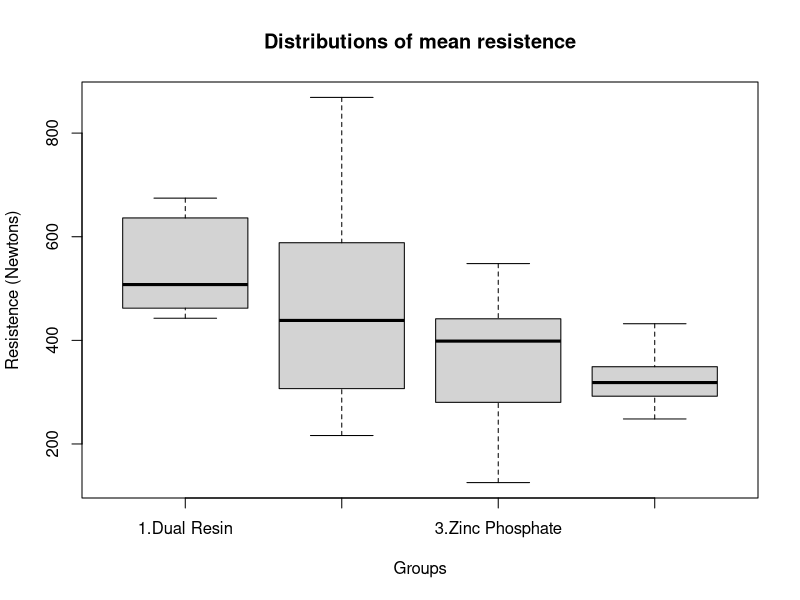

Reproduce this figure in R.
###################
# endocrown.R
##########################################################################
# Data Dictionary
# MF = Maxim Force
# Group I..: Cemented with Dual resin cement;
# Group II.: Cemented with chemical polymerization resin cement;
# Group III: cemented with zinc phosphate;
# Group IV.: cemented with conventional glass ionomer.
########################################################################## 

# Clean environment
rm(list=ls())

# Loading Database
endocrown <- structure(list(MF = c(462.14, 674.48, 621.50, 482.82, 442.69, 446.33, 470.64, 636.26, 645.99, 532.60,
                                   588.39, 216.30, 868.92, 254.70, 329.48, 489.48, 569.48, 387.44, 805.34, 306.82,
                                   280.35, 548.16, 253.62, 339.64, 125.46, 441.57, 428.71, 412.54, 384.55, 531.23, 
                                   324.83, 432.06, 385.27, 302.79, 349.11, 248.29, 258.28, 314.84, 292.23, 322.27),
                            GR = c("1.Dual Resin", "1.Dual Resin", "1.Dual Resin", "1.Dual Resin", "1.Dual Resin", "1.Dual Resin", "1.Dual Resin", "1.Dual Resin", "1.Dual Resin", "1.Dual Resin",
                                  "2. Chemical Polym. Resin", "2. Chemical Polym. Resin", "2. Chemical Polym. Resin", "2. Chemical Polym. Resin", "2. Chemical Polym. Resin", "2. Chemical Polym. Resin", "2. Chemical Polym. Resin", "2. Chemical Polym. Resin", "2. Chemical Polym. Resin", "2. Chemical Polym. Resin",  
                                  "3.Zinc Phosphate", "3.Zinc Phosphate", "3.Zinc Phosphate", "3.Zinc Phosphate", "3.Zinc Phosphate", "3.Zinc Phosphate", "3.Zinc Phosphate", "3.Zinc Phosphate", "3.Zinc Phosphate", "3.Zinc Phosphate", 
                                  "4. Convent.Glass Ionomer", "4. Convent.Glass Ionomer", "4. Convent.Glass Ionomer", "4. Convent.Glass Ionomer", "4. Convent.Glass Ionomer", "4. Convent.Glass Ionomer", "4. Convent.Glass Ionomer", "4. Convent.Glass Ionomer", "4. Convent.Glass Ionomer", "4. Convent.Glass Ionomer")),
                        .Names = c("MF","GR"), row.names = c(NA, -40L), class = "data.frame", reference = "A1.4, p. 270")

# show data
endocrown

# analysis of association between the outcome [MF] and the exposure [GR] variables
endocrown$GR <- as.factor(endocrown$GR)
data.aov1 <- aov(MF ~ GR, data=endocrown)
data.aov1
summary(data.aov1)

# unpaired t-test to evaluate the association between any two groups
gr1<-endocrown$MF[1:10]
gr2<-endocrown$MF[11:20]
gr3<-endocrown$MF[21:30]
gr4<-endocrown$MF[31:40]

t.test(gr1,gr2,paired = FALSE, conf.level = 0.95)
t.test(gr1,gr3,paired = FALSE, conf.level = 0.95 )
t.test(gr1,gr4,paired = FALSE, conf.level = 0.95 )
t.test(gr2,gr3,paired = FALSE, conf.level = 0.95 )
t.test(gr2,gr4,paired = FALSE, conf.level = 0.95 )
t.test(gr3,gr4,paired = FALSE, conf.level = 0.95 )

# Graphic showing distributions of mean resistance
boxplot(MF ~ GR,main = "Distributions of mean resistence", 
        xlab = "Groups",ylab = "Resistence (Newtons)", data=endocrown)
